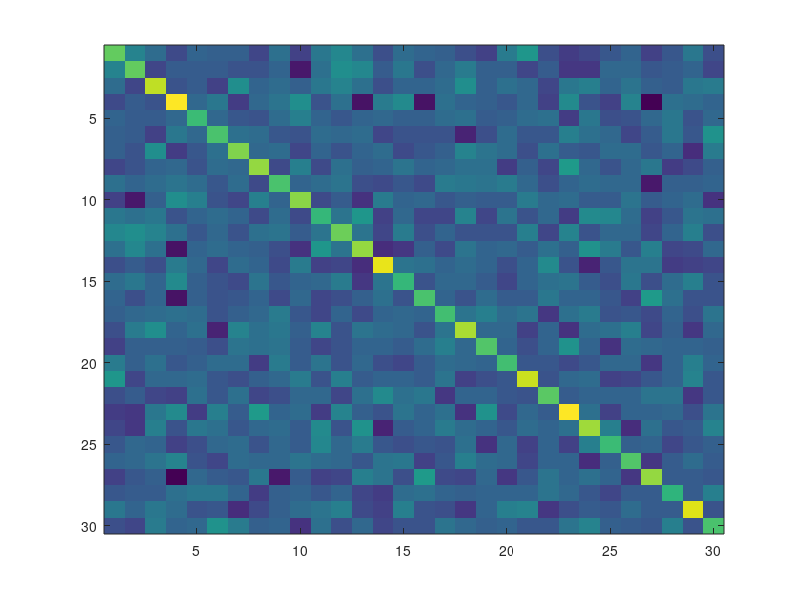

Here is the MATLAB script that generated this plot:
%% Matrix Rank
% Define matrix dimensions
m = 4;
n = 6;

% create a random matrix
A = randn(m,n);

% compute the rank
ra = rank(A);
disp([ "rank(A) = " num2str(ra)])

% set the last column to be the repeat of penultimate column
B = A;
B(:,end) = B(:, end -1);

rb = rank(B);
disp(["rank(B) = " num2str(rb)])

% change to rows
B = A;
B(end, :) = B(end - 1, :)

rb2 = rank(B);
disp(["rank(B) = " num2str(rb2)]) % now it fell to 3

%% Adding noise to a rank-deficient matrix

% create a square matrix for convenience
A = round(10* randn(m,m));
rank(A);
% reduce the rank
A(:,1) = A(:,2);
rank(A);

% introduce some noise
noiseamp = 0.001;

B = A + noiseamp*randn(size(A));

disp(" ")
disp(["rank w/o noise = " num2str(rank(A)) ])
disp(["rank with noise = " num2str(rank(B)) ]) % increases the rank

%% Code Challenge: Reduced Rank matrix via multiplication
% We want to create a method to create a matrix of any size that has almost
% any rank we want wrt to upper boundaries we saw

% create a 10x10 matrix with rank 4

% use matrix multiplication
A = randn(10,4) * randn(4,10);
size(A);
rank(A);

% generalize the procedure to create any mxn matrix with rank r
m = 8;
n = 47;
r = 3;

A = randn(10,r) * randn(r,n);
rank(A)

%% Code Challenge: Scalar Multiplication and Rank

% Create two matrices, a full- and a reduced-rank
m = 5;
n = 4;
A = randn(5,4);
B = A;
B(:, end) = B(:, end -1);

% another way to create a reduced matrix
R = randn(m, n-1);
rank(R);

% calculate their ranks
disp(["rank(A) = " num2str(rank(A)) ])
disp(["rank(B) = " num2str(rank(B)) ])

% define a scalar
l = 2

% display the ranks of matrices after scalar multiplication
disp(["rank(A) = " num2str(rank(l*A)) ])
disp(["rank(B) = " num2str(rank(l*B)) ])

% is the rank(l*A) equalt to l*rank(A)?
% yes it it
disp(["rank(A) = " num2str(l*rank(l*A)) ])
disp(["rank(B) = " num2str(l*rank(l*B)) ])

%% Rank of A and A^TA
% matrix sizes
m = 14;
n = 3;

% create matrices
A = round(10*randn(m,n));

AtA = A'*A;
AAt = A*A';

fprintf("\n AtA: %gx%g, rank = %g", size(AtA,1), size(AtA,2), rank(AtA))
fprintf("\n AAt: %gx%g, rank = %g\n", size(AAt,1), size(AAt,2), rank(AAt))

%% Code Challenge: Rank of Multiplied and Summed Matrix
% generate two matrices (rectangular)
m = 2;
n = 5;
A = randn(m,n);
B = randn(m,n);
rankA = rank(A);
rankB = rank(B);
% compute ATA and BTB
AtA = A'*A;
BtB = B'*B;

% Find their ranks
rank(AtA);
rank(BtB);

% calculate rank(ATA) and rank(BTB)
rank(AtA * BtB) 
% 2 is the maximum possible rank
rank(AtA + BtB) % less than or equalt to rank(AtA) + rank(BtB)

%% Full-Rank Matrix by shifting
m = 30;

A = randn(m);
A = round(10*A'*A);
rank(A)
imagesc(A);

% Reduce the rank
A(:,1) = A(:, 2);
rank(A) % 29

% create a lambda
l = 0.01;

% new matrix
B = A + l*eye(m);

disp(["rank without shift = ", num2str(rank(A))])
disp(["rank with shift = ", num2str(rank(B))])

%% Code Challenge: Vector in the span of a set
% determine whether this vector
v = [1 2 3 4]';

% is in the span of these sets
S = [ [4 3 6 2]' [0 4 0 1]' ];
T = [ [1 2 2 2]' [0 0 1 2]' ];

% Calculate the ranks of sets
rank(S)
rank(T)

% create augmented matrix
Sc = [S v];
rank(Sc)
Tc = [T v];
rank(Tc)

%% End!